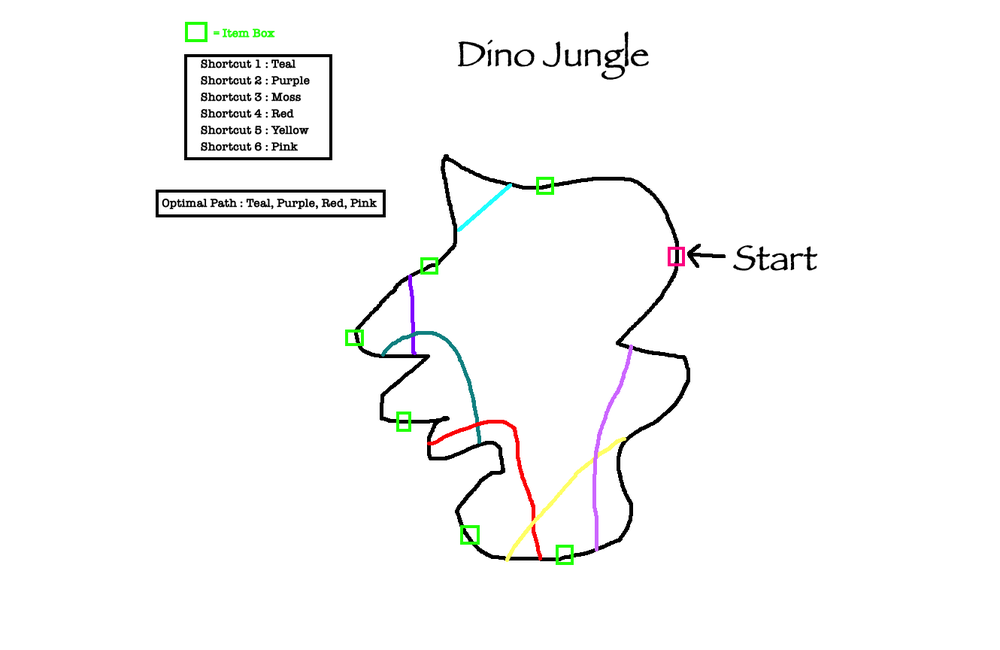
#> input picture Map Images/DinoJungle.png, 1000 x 650 px, shrunk from 1330 x 864 before the run
$ python main.py
#> lines starting #> are read from the running program, lines starting #| are printed output that depends on the picture
# Lucas Weakland
# Group Bowser
# SCS 341 01
# Group Project 3

#imports
from PIL import Image
import sys
from random import randrange

# Initialize item box
randomNumber = randrange(20)

#Create player inventory
userInv = [0]

# open and "ready" our images / maps
img1 = Image.open('Map Images/DinoJungle.png')
#> img1 is the input picture: PIL image 1000x650 RGBA; mean R, G, B, A 248.6, 248.7, 248.3, 255
img2 = Image.open('Map Images/ZestyZippers.png')
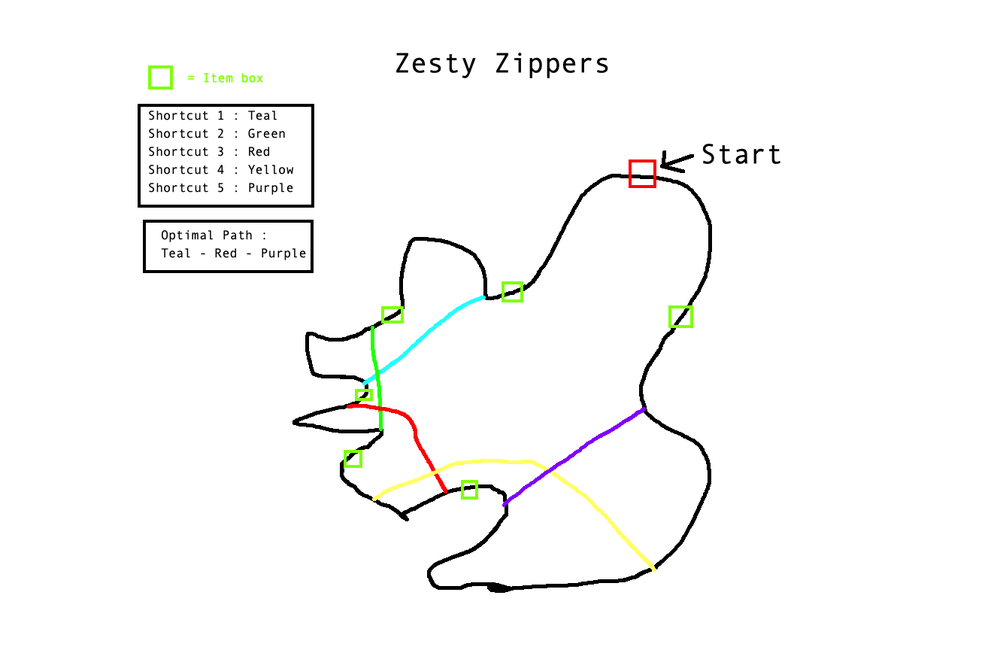
#> input picture Map Images/ZestyZippers.png, 1000 x 650 px, shrunk from 1330 x 864 before the run
#> img2 is the input picture: PIL image 1000x650 RGBA; mean R, G, B, A 248.8, 249, 248.2, 255
img3 = Image.open('Map Images/AncientAlgorithms.png')
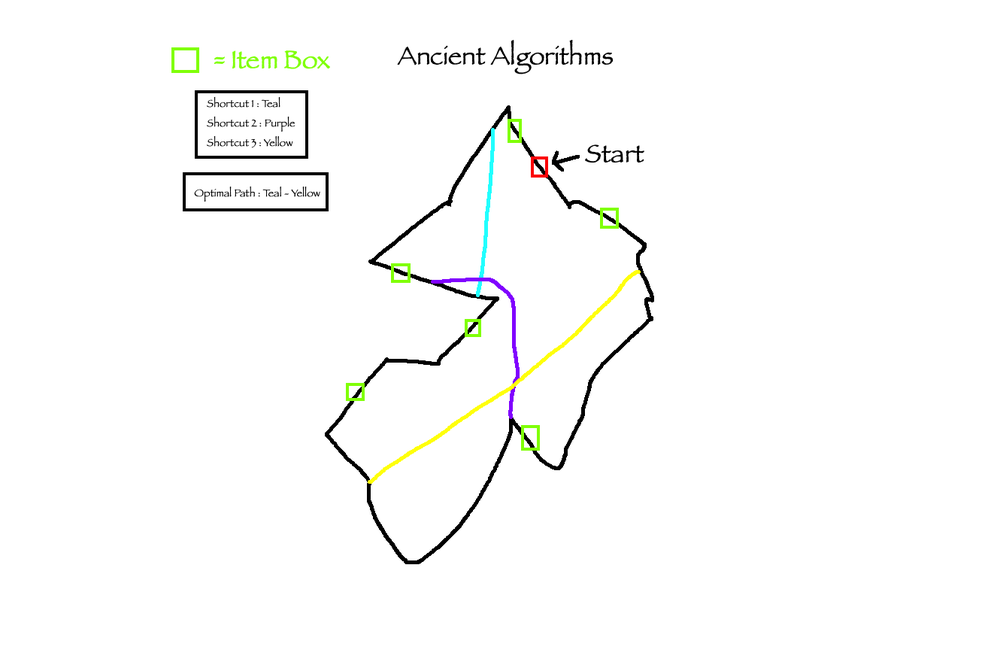
#> input picture Map Images/AncientAlgorithms.png, 1000 x 650 px, shrunk from 1330 x 864 before the run
#> img3 is the input picture: PIL image 1000x650 RGBA; mean R, G, B, A 250.3, 250.7, 249.7, 255
img4 = Image.open('Map Images/MessnerMountains.png')
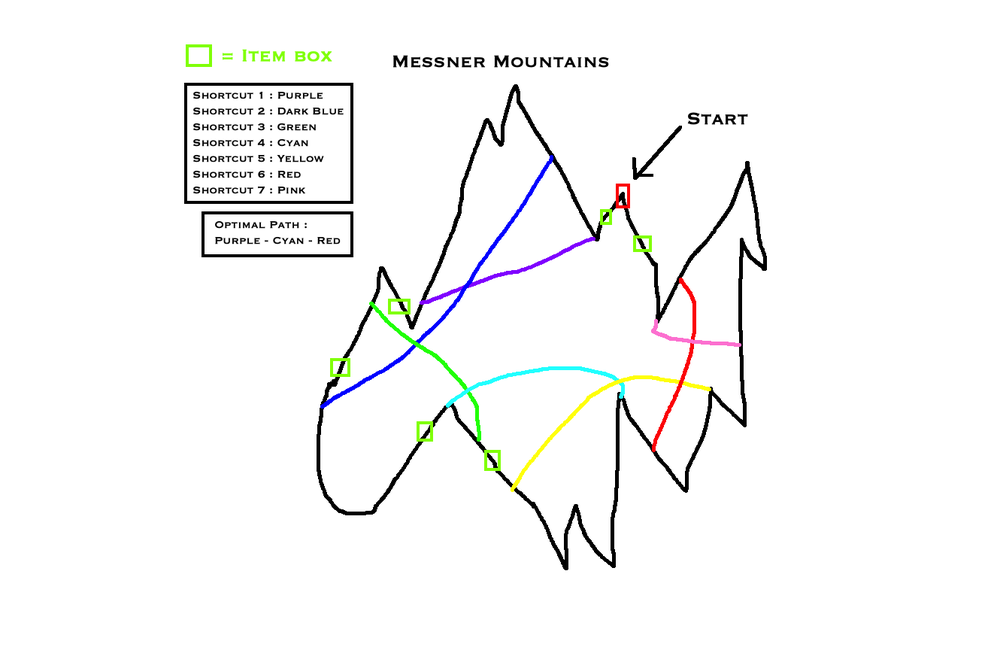
#> input picture Map Images/MessnerMountains.png, 1000 x 650 px, shrunk from 1330 x 864 before the run
#> img4 is the input picture: PIL image 1000x650 RGBA; mean R, G, B, A 246.9, 247.3, 246.8, 255

# intro (prints)
print("-*-*-*-Welcome to Analysis Kart!-*-*-*-")
print()
print("Let's have a look at our maps!")

# main
def main():
    menuMapView()
    menuMapSelect()

# user menu / start screen
def menuMapView():

    # user input for choice
    choice = input("""
Which map would you like to view?
A: Map view of Dino Jungle
B: Map view of Zesty Zippers
C: Map view of Ancient Algorithms
D: Map view of Messner Mountains
S: Skip map previews.
R: Continue to map selection.

Please enter your choice: """)
#> the answer given: 1

    # user choices
    if choice == "A" or choice == "a":
        print("Here is the map of Dino Jungle..")
        img1.show()
        menuMapView()
    elif choice == "B" or choice == "b":
        print("Here is the map of Zesty Zippers..")
        img2.show()
        menuMapView()
    elif choice == "C" or choice == "c":
        print("Here is the map of Ancient Algorithms..")
        img3.show()
        menuMapView()
    elif choice == "D" or choice == "d":
        print("Here is the map of Messner Mountains..")
        img4.show()
        menuMapView()
    elif choice == "S" or choice == "s":
        sys.exit
    elif choice == "R" or choice == "r":
        print()
    else:
        print("You must only select from A-D or S to Skip, or R to Continue.")
        print("Please try again")
        menuMapView()
#> the answer given: 1
#> the answer given: 1
#> the answer given: 1
#> the answer given: 1
#> the answer given: 1

# Play game by selecting map
# [363 lines left out: functions menuMapSelect, dinoJungle, dinoJungleShortcut, dinoJungleNonSC, dinoJungleShortcut2, dinoJungleNonSC2 and 7 more, not called in this run]

def dinoJungleLoop():
    print("finished race")
    # NOTES FOR GROUP MEMBERS
    # here is gonna be the loop / laps. So say lap 1/3 completed and so on.
    # next part does not have to be here in this block of code, just simply stating it
    # can also add in the time, like +1 time for each shortcut not taken and -1 time for each shortcut taken

# PICKING UP FIRST ITEM BOX
# [348 lines left out: functions pickupItemDino, shortcutCodeDino, zestyZippers, zestyZipShortcut, zestyZipNonSC, zestyZipShortcut2 and 8 more, not called in this run]

def zestyZipLoop():
    print("finished race")
    # NOTES FOR GROUP MEMBERS
    # here is gonna be the loop / laps. So say lap 1/3 completed and so on.
    # next part does not have to be here in this block of code, just simply stating it
    # can also add in the time, like +1 time for each shortcut not taken and -1 time for each shortcut taken

# PICKING UP FIRST ITEM BOX
# [231 lines left out: functions pickupItemZesty, shortcutCodeZesty, ancientAlgorithms, ancientShortcut, ancientShortcutFinal, ancientNonSC and 3 more, not called in this run]

def ancientLoop():
    print("finished race")
    # NOTES FOR GROUP MEMBERS
    # here is gonna be the loop / laps. So say lap 1/3 completed and so on.
    # next part does not have to be here in this block of code, just simply stating it
    # can also add in the time, like +1 time for each shortcut not taken and -1 time for each shortcut taken


# PICKING UP FIRST ITEM BOX
# [258 lines left out: functions pickupItemAncient, shortcutCodeAncient, messnerMountains, messnerShortcut, messnerNonSC2, messnerNonSC3 and 5 more, not called in this run]

def messnerLoop():
    print("finished race")
    # NOTES FOR GROUP MEMBERS
    # here is gonna be the loop / laps. So say lap 1/3 completed and so on.
    # next part does not have to be here in this block of code, just simply stating it
    # can also add in the time, like +1 time for each shortcut not taken and -1 time for each shortcut taken

# non shortcut code (SC - shortcut)
# [124 lines left out: functions messnerNonSC, messnerNonSC6, messnerShortcut4, messnerNonSCFinal, pickupItemMessner, shortcutCodeMessner, not called in this run]

# initiate
#> (the run stopped early here; a loop or call above may not have finished)
